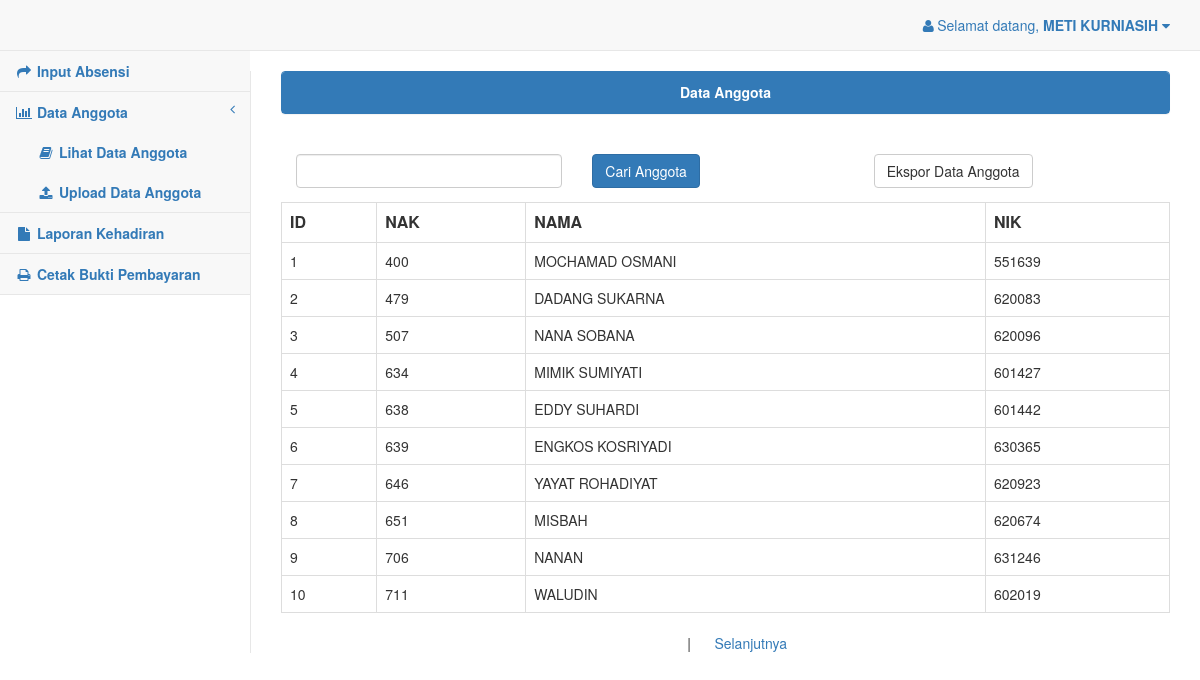
/pages/index.php?id=3 (signed in), run on the app's committed database.
### tables this page shows
CREATE TABLE `anggota` (
  `id` int(11) NOT NULL,
  `nak` int(11) DEFAULT NULL,
  `nama` varchar(50) DEFAULT NULL,
  `nik` varchar(11) DEFAULT NULL
);

### pages/data_anggota.php (the view, shortened to what this page needs)
<div class="panel panel-primary">
	<div class="panel-heading">
		<center><b>Data Anggota</b></center>
	</div>
</div>
	<br>
		<div class="col-lg-4">
			<form method="post" action="?id=15">
				<input id="timepicker" name="cari" type="text" class="form-control" width="200">
		</div>
		<div class="col-lg-4">
				<input type="submit" name="cari_anggota" value="Cari Anggota" class="btn btn-primary">
		</div>
	<?php
		$dbhost = 'localhost';
		$dbuser = 'root';
		$dbpass = '';
		$koneksi = mysql_connect($dbhost, $dbuser, $dbpass);
		$sql = 'SELECT * from anggota';
		$ambildata = mysql_query( $sql, $koneksi);
			echo "<table class='table-responsive table-bordered table'><tr><th>ID</th><th>NAK</th><th>NAMA</th><th>NIK</th></tr>";
			while($row = mysql_fetch_array($ambildata, MYSQL_ASSOC))
		{
	    	echo "<tr><td>{$row['id']}</td><td>{$row['nak']}</td><td>{$row['nama']}</td>
				<td>{$row['nik']}</td></tr>";
		}
	?>
	<a href="ekspor.php" button type="submit" class="btn btn-default">Ekspor Data Anggota</button></a>

### pages/index.php (shortened to what this page needs)
<?php
if(isset($_SESSION['login']))
{
?>
<html lang="en">
<head>
    <link href="../bower_components/bootstrap/dist/css/bootstrap.min.css" rel="stylesheet">
    <link href="../bower_components/metisMenu/dist/metisMenu.min.css" rel="stylesheet">
    <link href="../dist/css/timeline.css" rel="stylesheet">
    <link href="../dist/css/sb-admin-2.css" rel="stylesheet">
    <link href="../bower_components/morrisjs/morris.css" rel="stylesheet">
    <link href="../bower_components/font-awesome/css/font-awesome.min.css" rel="stylesheet" type="text/css">
</head>
<body>
    <div id="wrapper">
        <nav class="navbar navbar-default navbar-static-top" role="navigation">
                <ul class="nav navbar-top-links navbar-right">
                    <li class="dropdown">
                        <a class="dropdown-toggle" data-toggle="dropdown" href="#">
                            <i class="fa fa-user fa-fw"></i>Selamat datang, <b> <?php echo $_SESSION['nama']; ?> </b><i class="fa fa-caret-down"></i>
                        </a>
                    </li>
                </ul>
            <div class="navbar-default sidebar" role="navigation">
                <div class="sidebar-nav navbar-collapse">
                    <ul class="nav" id="side-menu">
                        <li>
                            <a href="?id=1"><i class="fa fa-share fa-fw"></i><b> Input Absensi</b></a>
                        </li>
                        <li>
                        <a href="#"><i class="fa fa-bar-chart-o fa-fw"></i><b> Data Anggota</b><span class="fa arrow"></span></a>
                            <ul class="nav nav-second-level">
                                <li>
                                <a href="?id=3"><i class="fa fa-book fa-fw"></i><b> Lihat Data Anggota</b></a>
                                </li>
                                <li>
                                <a href="?id=8"><i class="fa fa-upload fa-fw"></i><b> Upload Data Anggota</b></a>
                                </li>
                            </ul>
                        </li>
                        <li>
                            <a href="?id=7"><i class="fa fa-file fa-fw"></i><b> Laporan Kehadiran</b></a>
                        </li>
                         <li>
                            <a href="?id=12"><i class="fa fa-print fa-fw"></i><b> Cetak Bukti Pembayaran</b></a>
                        </li>
                    </ul>
                </div>
            </div>
        </nav>
        <div id="page-wrapper">
            <?php
            include 'switch.php';
            ?>
        </div>
    </div>
</body>
</html>
<?php
    }
    else
    {
        include "login.html";
    }
?>

### pages/switch.php (shortened to what this page needs)
<?php
$link = $_GET['id'];
 switch($link)
 {
	case 3 :
	include "data_anggota.php";
	break;
}
?>

### data on the page
anggota: id "1", nak "400", nama "MOCHAMAD OSMANI", nik "551639"
anggota: id "2", nak "479", nama "DADANG SUKARNA", nik "620083"
anggota: id "3", nak "507", nama "NANA SOBANA", nik "620096"
anggota: id "4", nak "634", nama "MIMIK SUMIYATI", nik "601427"
anggota: id "5", nak "638", nama "EDDY SUHARDI", nik "601442"
anggota: id "6", nak "639", nama "ENGKOS KOSRIYADI", nik "630365"
anggota: id "7", nak "646", nama "YAYAT ROHADIYAT", nik "620923"
anggota: id "8", nak "651", nama "MISBAH", nik "620674"
anggota: id "9", nak "706", nama "NANAN", nik "631246"
anggota: id "10", nak "711", nama "WALUDIN", nik "602019"

### other printed values
$_SESSION['nama'] "METI KURNIASIH"
